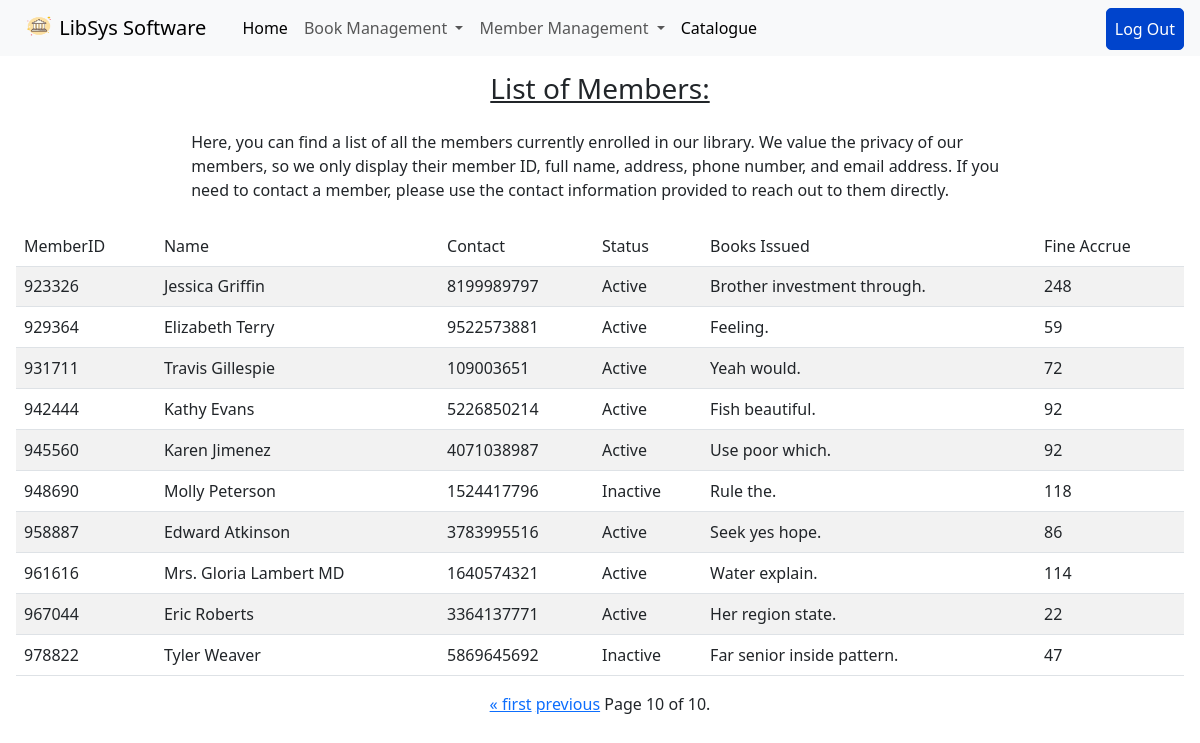
/listmember/?page=10 (signed in), run on the app's committed database.
### library/models.py (models this page shows)
class Member(models.Model):
    MEMBERSHIP_STATUS_CHOICES = [
        ('Active', 'Active'),
        ('Inactive', 'Inactive'),
    ]
    member_id = models.IntegerField(primary_key=True)
    name = models.CharField(max_length=255)
    phone = models.BigIntegerField()
    membership_status = models.CharField(max_length=10, choices=MEMBERSHIP_STATUS_CHOICES)
    books_issued = models.CharField(max_length=255, blank=True)
    fine_amount = models.IntegerField(blank=True, default=0, null=True)

### library/views/customViews.py (the view)
# urls.py: path("listmember/", ListMember.as_view(), name="listMember"),
class ListMember(FormView):
    items_per_page = 10
    template_name = "memberslist.html"
    def get(self, request, *args, **kwargs):
        members = Member.objects.all()
        paginator = Paginator(members, self.items_per_page)
        current_page = request.GET.get('page')
        page_obj = paginator.get_page(current_page)
        return render(request, self.template_name, {"page_obj": page_obj})

### templates/memberslist.html (shortened to what this page needs)
{% extends 'base.html' %}
{% block content %}
{% if user.is_authenticated %}
<h3 class="main-heading">List of Members:</h3>
<div class="fillers">
   Here, you can find a list of all the members currently enrolled in our library. We value the privacy of our members, so we only display their member ID, full name, address, phone number, and email address. If you need to contact a member, please use the contact information provided to reach out to them directly.
</div>
      <div class="table-container">
         <table class="table table-striped table-hover">
            <tr><thead>
               <td>MemberID</td>
               <td>Name</td>
               <td>Contact</td>
               <td>Status</td>
               <td>Books Issued</td>
               <td>Fine Accrue</td>
            </thead></tr>
            {% for book in page_obj %}
               <tr>
                  <td>{{book.member_id}}</td>
                  <td>{{book.name}}</td>
                  <td>{{book.phone}}</td>
                  <td>{{book.membership_status}}</td>
                  <td>{{book.books_issued}}</td>
                  <td>{{book.fine_amount}}</td>
               </tr>
            {% endfor %}
         </table>
      </div>
   <div class="pagination">
       <span class="step-links">
           {% if page_obj.has_previous %}
               <a href="?page=1">&laquo; first</a>
               <a href="?page={{ page_obj.previous_page_number }}">previous</a>
           {% endif %}
           <span class="current-page">
               Page {{ page_obj.number }} of {{ page_obj.paginator.num_pages }}.
           </span>
       </span>
   </div>
{% else %}
<div class="login-suggest">
   <p>You are not logged in</p>
   <a href="{% url 'login' %}">Login</a>
</div>
{% endif %}
{% endblock content %}

### static/css/style.css (style rules this page uses)
* { box-sizing: border-box; }
body { width: 100vw; position: relative; }
.main .table-container { overflow-y: scroll; }
.main .table-container thead { vertical-align: middle; }
.main .pagination { justify-content: center; }
.main .fillers { display: none; }
@media screen and (min-width: 769px) { .main .table-container { overflow-y: scroll; } }
@media screen and (min-width: 769px) { .main .fillers { display: block; padding: auto 3rem; width: 70%; margin: 1.5rem auto; } }
.main > .main-heading { text-align: center; text-decoration: underline; }
@media screen and (min-width: 769px) { .main > .main-heading { text-align: center; } }

### data on the page
Member: member_id "923326", name "Jessica Griffin", phone "8199989797", membership_status "Active", books_issued "Brother investment through.", fine_amount "248"
Member: member_id "929364", name "Elizabeth Terry", phone "9522573881", membership_status "Active", books_issued "Feeling.", fine_amount "59"
Member: member_id "931711", name "Travis Gillespie", phone "109003651", membership_status "Active", books_issued "Yeah would.", fine_amount "72"
Member: member_id "942444", name "Kathy Evans", phone "5226850214", membership_status "Active", books_issued "Fish beautiful.", fine_amount "92"
Member: member_id "945560", name "Karen Jimenez", phone "4071038987", membership_status "Active", books_issued "Use poor which.", fine_amount "92"
Member: member_id "948690", name "Molly Peterson", phone "1524417796", membership_status "Inactive", books_issued "Rule the.", fine_amount "118"
Member: member_id "958887", name "Edward Atkinson", phone "3783995516", membership_status "Active", books_issued "Seek yes hope.", fine_amount "86"
Member: member_id "961616", name "Mrs. Gloria Lambert MD", phone "1640574321", membership_status "Active", books_issued "Water explain.", fine_amount "114"
Member: member_id "967044", name "Eric Roberts", phone "3364137771", membership_status "Active", books_issued "Her region state.", fine_amount "22"
Member: member_id "978822", name "Tyler Weaver", phone "5869645692", membership_status "Inactive", books_issued "Far senior inside pattern.", fine_amount "47"

### other printed values
{{ page_obj.number }} "10"
{{ page_obj.paginator.num_pages }} "10"
